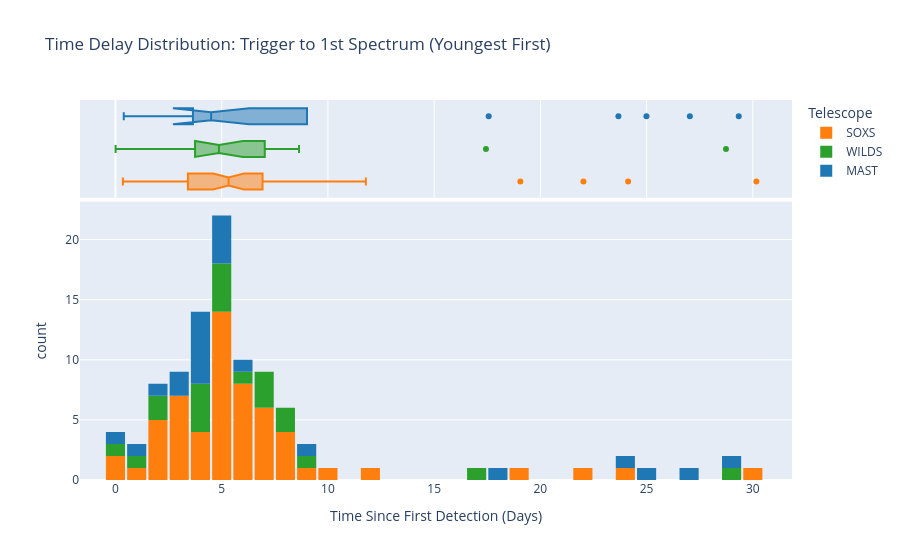

The notebook cell this image was saved under:
### Code cell
results_youngest = run_robotic_scheduler(
    df_global_windows, 
    mast.weather_profile, 
    soxs.weather_profile, 
    wilds.weather_profile, 
    strategy="youngest_first"
)

### Figure 1 — Plotly figure (JSON) as saved in the notebook; plotly's stock layout.template omitted (floating-point values rounded to 4 significant figures)
{"data": [{"alignmentgroup": "True", "bingroup": "x", "hovertemplate": "Telescope=SOXS<br>Time Since First Detection (Days)=%{x}<br>count=%{y}<extra></extra>", "legendgroup": "SOXS", "marker": {"color": "#ff7f0e", "pattern": {"shape": ""}}, "name": "SOXS", "nbinsx": 50, "offsetgroup": "SOXS", "orientation": "v", "showlegend": true, "type": "histogram", "x": [24.13, 11.79, 30.17, 19.06, 10.07, 9.363, 7.025, 22.03, 4.723, 2.027, 7.454, 1.923, 6.046, 4.061, 6.126, 2.452, 6.923, 5.167, 7.91, 4.303, 5.348, 5.475, 2.922, 6.292, 5.257, 5.736, 8.228, 0.3607, 3.962, 7.766, 0.349, 5.189, 5.712, 5.12, 4.663, 5.021, 2.557, 5.389, 6.839, 6.318, 3.41, 7.245, 5.298, 5.566, 6.036, 1.917, 2.775, 4.652, 1.724, 4.917, 0.7135, 3.651, 7.507, 6.776, 5.483, 2.796, 2.608, 2.517], "xaxis": "x", "yaxis": "y"}, {"alignmentgroup": "True", "hovertemplate": "Telescope=SOXS<br>Time Since First Detection (Days)=%{x}<extra></extra>", "legendgroup": "SOXS", "marker": {"color": "#ff7f0e"}, "name": "SOXS", "notched": true, "offsetgroup": "SOXS", "showlegend": false, "type": "box", "x": [24.13, 11.79, 30.17, 19.06, 10.07, 9.363, 7.025, 22.03, 4.723, 2.027, 7.454, 1.923, 6.046, 4.061, 6.126, 2.452, 6.923, 5.167, 7.91, 4.303, 5.348, 5.475, 2.922, 6.292, 5.257, 5.736, 8.228, 0.3607, 3.962, 7.766, 0.349, 5.189, 5.712, 5.12, 4.663, 5.021, 2.557, 5.389, 6.839, 6.318, 3.41, 7.245, 5.298, 5.566, 6.036, 1.917, 2.775, 4.652, 1.724, 4.917, 0.7135, 3.651, 7.507, 6.776, 5.483, 2.796, 2.608, 2.517], "xaxis": "x2", "yaxis": "y2"}, {"alignmentgroup": "True", "bingroup": "x", "hovertemplate": "Telescope=WILDS<br>Time Since First Detection (Days)=%{x}<br>count=%{y}<extra></extra>", "legendgroup": "WILDS", "marker": {"color": "#2ca02c", "pattern": {"shape": ""}}, "name": "WILDS", "nbinsx": 50, "offsetgroup": "WILDS", "orientation": "v", "showlegend": true, "type": "histogram", "x": [28.74, 17.44, 1.251, 6.704, 6.458, 3.618, 3.819, 8.641, 4.736, 7.806, 4.693, 1.682, 3.788, 6.767, 4.87, 1.671, 4.382, 6.629, 0.00651, 5.082, 7.88], "xaxis": "x", "yaxis": "y"}, {"alignmentgroup": "True", "hovertemplate": "Telescope=WILDS<br>Time Since First Detection (Days)=%{x}<extra></extra>", "legendgroup": "WILDS", "marker": {"color": "#2ca02c"}, "name": "WILDS", "notched": true, "offsetgroup": "WILDS", "showlegend": false, "type": "box", "x": [28.74, 17.44, 1.251, 6.704, 6.458, 3.618, 3.819, 8.641, 4.736, 7.806, 4.693, 1.682, 3.788, 6.767, 4.87, 1.671, 4.382, 6.629, 0.00651, 5.082, 7.88], "xaxis": "x2", "yaxis": "y2"}, {"alignmentgroup": "True", "bingroup": "x", "hovertemplate": "Telescope=MAST<br>Time Since First Detection (Days)=%{x}<br>count=%{y}<extra></extra>", "legendgroup": "MAST", "marker": {"color": "#1f77b4", "pattern": {"shape": ""}}, "name": "MAST", "nbinsx": 50, "offsetgroup": "MAST", "orientation": "v", "showlegend": true, "type": "histogram", "x": [29.34, 24.99, 5.431, 17.57, 23.67, 27.04, 6.329, 9.017, 3.734, 0.3906, 4.833, 2.772, 3.339, 1.671, 4.121, 4.996, 4.172, 5.036, 3.647, 3.786, 3.906, 1.129], "xaxis": "x", "yaxis": "y"}, {"alignmentgroup": "True", "hovertemplate": "Telescope=MAST<br>Time Since First Detection (Days)=%{x}<extra></extra>", "legendgroup": "MAST", "marker": {"color": "#1f77b4"}, "name": "MAST", "notched": true, "offsetgroup": "MAST", "showlegend": false, "type": "box", "x": [29.34, 24.99, 5.431, 17.57, 23.67, 27.04, 6.329, 9.017, 3.734, 0.3906, 4.833, 2.772, 3.339, 1.671, 4.121, 4.996, 4.172, 5.036, 3.647, 3.786, 3.906, 1.129], "xaxis": "x2", "yaxis": "y2"}], "layout": {"bargap": 0.1, "barmode": "relative", "legend": {"title": {"text": "Telescope"}, "tracegroupgap": 0}, "title": {"text": "Time Delay Distribution: Trigger to 1st Spectrum (Youngest First)"}, "xaxis": {"anchor": "y", "domain": [0, 1], "title": {"text": "Time Since First Detection (Days)"}}, "xaxis2": {"anchor": "y2", "domain": [0, 1], "matches": "x", "showgrid": true, "showticklabels": false}, "yaxis": {"anchor": "x", "domain": [0, 0.7326], "title": {"text": "count"}}, "yaxis2": {"anchor": "x2", "domain": [0.7426, 1], "matches": "y2", "showgrid": false, "showline": false, "showticklabels": false, "ticks": ""}}}
